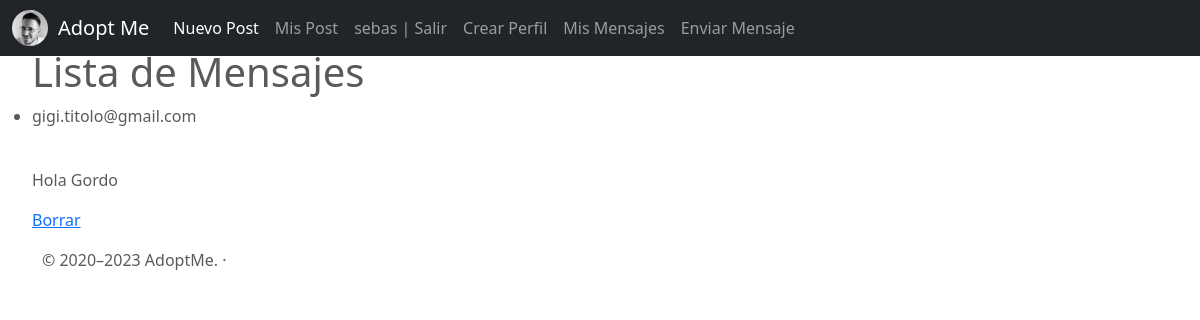
Page /mensaje/list (signed in) on the earlier database version.
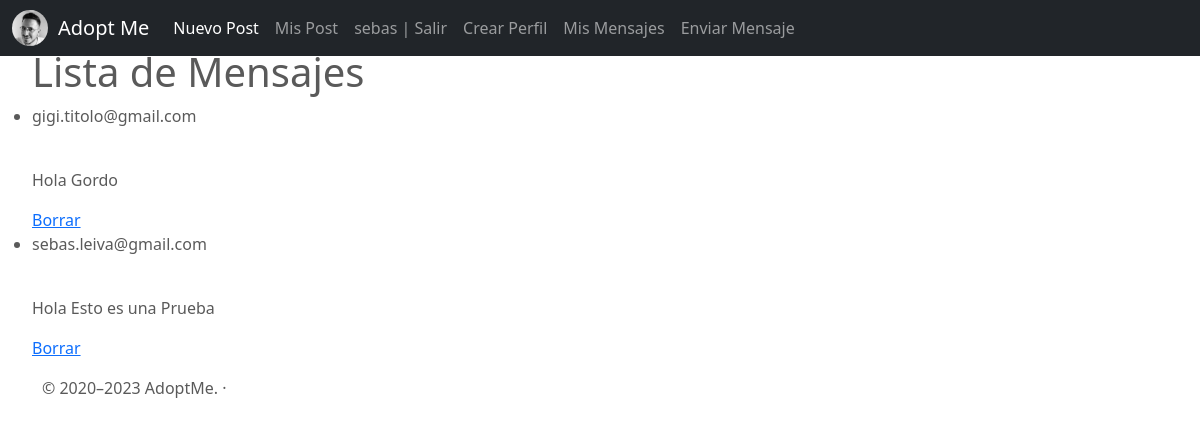
Same page on the later database version.
### AdoptMe/models.py (models this page shows)
class Mensaje(models.Model):
    mensaje = models.TextField(max_length=1000)
    email = models.EmailField()
    destinatario = models.ForeignKey(to=User, on_delete=models.CASCADE, related_name="destinatario")

### AdoptMe/views.py (the view)
# urls.py: path('mensaje/list', MensajeList.as_view(), name="mensaje-list"),
class  MensajeList(LoginRequiredMixin, ListView):
    model = Mensaje
    context_object_name = "mensajes"
    def get_queryset(self):
        return Mensaje.objects.filter(destinatario=self.request.user.id).all()

### AdoptMe/templates/AdoptMe/mensaje_list.html (shortened to what this page needs)
{% extends "AdoptMe/base.html" %}
{% block main %}<ul>
    <h1> Lista de Mensajes</h1>
    {% for mensaje in mensajes  %}
    <li>
        <p>{{mensaje.email}}</p>
        <br>
        <p>{{mensaje.mensaje}}</p>
        {% if user.is_authenticated and mensaje.destinatario == user %}
            <a href="{% url 'mensaje-delete' mensaje.id %}" > Borrar</a>
        {% endif %}
    </li>
    {% endfor %}
    </ul>
{% endblock %}

Differences in the rows shown:
added Mensaje: email "sebas.leiva@gmail.com", mensaje "Hola Esto es una Prueba", shows "Borrar"
